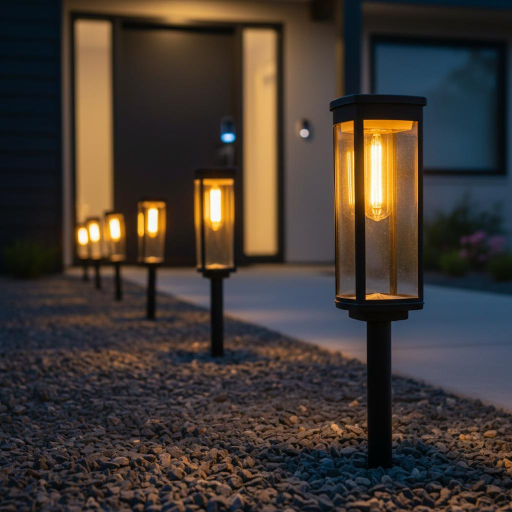
#> input picture IMG-REMINT-v1/CFA-REAL-CREATOR-IMG-1.jpg, 1024 x 1024 px (shown at 1/2 size)
$ python ds_remint_v7_harness.py ../../IMG-REMINT-v1 out
#> lines starting #> are read from the running program, lines starting #| are printed output that depends on the picture
### deepclean-worker/ds_remint_v7.py
"""DS ReMint V7 -- wash once, re-life once, gate everything.

V7 keeps the full-frame Qwen pre-wash (the only proven SynthID carrier
breaker) UNCHANGED, then runs the non-generative camera re-life stack
(camera_relife) to replace the wash's generative fingerprint with camera
statistics, then encodes once and gates the DELIVERED bytes against a
source-aware detector.

Pipeline (default, adaptive):

    decode
      -> input baseline probe (detector on the ORIGINAL, recorded)
      -> pre-wash: ComfyUI purification (adaptive_level 8, process_cap 1536)
         -- identical to the proven live-test pass (SynthID carrier break)
      -> color restore (histogram match to the original)
      -> per-rung: camera re-life preset ladder light -> balanced -> strong
         (escalates ONLY the non-generative acquisition simulation, never
         global downscaling -- v6's destruction ladder is retired)
      -> final tone lock (histogram match to original, final size)
      -> ONE JPEG encode with coherent EXIF (delivered bytes == probed bytes)
      -> final-byte QC (PSNR/SSIM vs original)
      -> source-aware detector gate:
           ai_probability <= ai_threshold
           AND flux-family source <= source_threshold
           AND deepfake <= deepfake_threshold

What V7 deliberately does NOT do: a second generative pass (re-stamps), the
global downscale escalation ladder (dead by launch data), or silently
shipping a known-flagged file (the gate verdict is recorded AND used to pick
the best candidate).
"""

import time
from pathlib import Path

import numpy as np
from PIL import Image

from camera_relife import PRESETS as RELIFE_PRESETS
from camera_relife import apply_camera_relife
from max_cx_remint import _histogram_match
from neural_texture import compare_images
import iphone_exif


DEFAULT_SETTINGS = {
    "enabled": True,
    "engine_mode": "adaptive",        # "adaptive" (detector-gated) | "template"
    # --- wash (unchanged from the proven live-test pass) ---------------------
    "pre_regen": True,
    "regen_level": 8,
    "regen_process_cap": 1536,
    "regen_timeout": 300,
    # --- re-life -------------------------------------------------------------
    "color_restore": True,
    "color_restore_strength": 0.8,
    "relife_ladder": ["light", "balanced", "strong"],
    "template_preset": "balanced",    # single-run preset in template mode
    "max_rungs": 3,
    # --- gate ----------------------------------------------------------------
    "ai_threshold": 0.45,
    "source_threshold": 0.30,         # flux-family attribution ceiling
    "deepfake_threshold": 0.10,
    "min_ssim": 0.80,                 # content-faithfulness floor vs original
    # --- output --------------------------------------------------------------
    "output_target": None,            # None = min(source_long_edge, 1440)
    "jpeg_quality": 94,
    "jpeg_subsampling": "4:2:2",
    "iphone_exif": True,
    "metadata_mode": "device",       # "device" (coherent EXIF) | "minimal" (no EXIF)
    "device": "auto",
    "resolution_mode": "off",
    "x_resolution": 72.0,
    "y_resolution": 72.0,
}

# Source keys that belong to the AuraFlow/Flux VAE family. The launch detector
# attributed our Qwen wash as "flux: 72.5%" -- this is the family to gate.
FLUX_FAMILY_HINTS = ("flux", "auraflow")

# V8 quality floors: the owner-selected trade between quality preservation and
# laundering headroom. Lower SSIM floors allow stronger re-life presets (the
# pixel budget the heavier camera simulation spends), so "strong" buys more
# detector headroom and "studio" buys more fidelity.
V8_QUALITY_FLOOR_PRESETS = {
    "studio": {
        "min_ssim": 0.88,
        "relife_ladder": ["light", "balanced"],
        "label": "Studio (max quality)",
    },
    "high": {
        "min_ssim": 0.85,
        "relife_ladder": ["light", "balanced", "strong"],
        "label": "High",
    },
    "balanced": {
        "min_ssim": 0.82,
        "relife_ladder": ["light", "balanced", "strong"],
        "label": "Balanced (recommended)",
    },
    "strong": {
        "min_ssim": 0.75,
        "relife_ladder": ["balanced", "strong", "ghost"],
        "label": "Strong (max laundering headroom)",
    },
}

# V8.1 quality-first floors: the live V8 data showed full ghost pushing
# source-attribution graders the wrong way. V8.1 routes the ladder through
# ghost_lite (Malvar + noise-floor matching without heavy FPN/hot pixels) so
# quality stays closer to V7 balanced while CFA/noise-mapping graders still
# see camera structure.
V8_1_QUALITY_FLOOR_PRESETS = {
    "studio": {
        "min_ssim": 0.88,
        "relife_ladder": ["light"],
        "label": "Studio (max quality)",
    },
    "high": {
        "min_ssim": 0.85,
        "relife_ladder": ["light", "balanced"],
        "label": "High",
    },
    "balanced": {
        "min_ssim": 0.82,
        "relife_ladder": ["light", "balanced", "ghost_lite"],
        "label": "Balanced (recommended)",
    },
    "strong": {
        "min_ssim": 0.75,
        "relife_ladder": ["balanced", "ghost_lite", "ghost"],
        "label": "Strong (max laundering headroom)",
    },
}


def is_ds_remint_v7(settings):
    return isinstance(settings, dict) and settings.get("mode") == "ds-remint-v7"


def is_ds_remint_v8(settings):
    return isinstance(settings, dict) and settings.get("mode") == "ds-remint-v8"


def is_ds_remint_v8_1(settings):
    return isinstance(settings, dict) and settings.get("mode") == "ds-remint-v8.1"


# [31 lines left out: functions apply_ds_remint_v8, apply_ds_remint_v8_1, not called in this run]


def normalize_ds_remint_v7_settings(settings):
    raw = settings if isinstance(settings, dict) else {}
    sub = {}
    for key in ("ds_remint_v7", "ds_remint_v8", "ds_remint_v8_1"):
        if isinstance(raw.get(key), dict):
            sub = raw[key]
    cfg = dict(DEFAULT_SETTINGS)
    cfg["mode"] = str(raw.get("mode") or "ds-remint-v7")
    cfg["enabled"] = cfg["mode"] in ("ds-remint-v7", "ds-remint-v8", "ds-remint-v8.1")

    engine_mode = str(sub.get("engine_mode", cfg["engine_mode"]))
    cfg["engine_mode"] = engine_mode if engine_mode in ("template", "adaptive") else "adaptive"

    cfg["pre_regen"] = bool(sub.get("pre_regen", cfg["pre_regen"]))
    cfg["regen_level"] = int(_clamp(sub.get("regen_level", cfg["regen_level"]), 3, 10))
    cfg["regen_process_cap"] = int(_clamp(sub.get("regen_process_cap", cfg["regen_process_cap"]), 512, 4096))
    cfg["regen_timeout"] = int(_clamp(sub.get("regen_timeout", cfg["regen_timeout"]), 30, 900))

    cfg["color_restore"] = bool(sub.get("color_restore", cfg["color_restore"]))
    cfg["color_restore_strength"] = float(_clamp(sub.get("color_restore_strength", cfg["color_restore_strength"]), 0.0, 1.0))

    # V8/V8.1 quality floor: applies the floor's min-SSIM + ladder defaults
    # unless explicitly overridden (V7 requests without quality_floor keep the
    # V7 defaults byte-for-byte).
    quality_floor = str(sub.get("quality_floor", ""))
    floors = (
        V8_1_QUALITY_FLOOR_PRESETS
        if cfg["mode"] == "ds-remint-v8.1"
        else V8_QUALITY_FLOOR_PRESETS
    )
    if quality_floor in floors:
        floor = floors[quality_floor]
        cfg["quality_floor"] = quality_floor
        if "min_ssim" not in sub:
            cfg["min_ssim"] = floor["min_ssim"]
        if "relife_ladder" not in sub:
            cfg["relife_ladder"] = list(floor["relife_ladder"])

    ladder = sub.get("relife_ladder", cfg["relife_ladder"])
    if isinstance(ladder, list):
        ladder = [p for p in ladder if p in RELIFE_PRESETS]
    else:
        ladder = []
    cfg["relife_ladder"] = ladder or list(DEFAULT_SETTINGS["relife_ladder"])
    template_preset = str(sub.get("template_preset", cfg["template_preset"]))
    cfg["template_preset"] = template_preset if template_preset in RELIFE_PRESETS else "balanced"
    cfg["max_rungs"] = int(_clamp(sub.get("max_rungs", cfg["max_rungs"]), 1, 5))

    cfg["ai_threshold"] = float(_clamp(sub.get("ai_threshold", cfg["ai_threshold"]), 0.0, 1.0))
    cfg["source_threshold"] = float(_clamp(sub.get("source_threshold", cfg["source_threshold"]), 0.0, 1.0))
    cfg["deepfake_threshold"] = float(_clamp(sub.get("deepfake_threshold", cfg["deepfake_threshold"]), 0.0, 1.0))
    cfg["min_ssim"] = float(_clamp(sub.get("min_ssim", cfg["min_ssim"]), 0.0, 1.0))

    if sub.get("output_target") is not None:
        cfg["output_target"] = int(_clamp(sub["output_target"], 256, 8192))
    else:
        cfg["output_target"] = None

    cfg["jpeg_quality"] = int(_clamp(sub.get("jpeg_quality", cfg["jpeg_quality"]), 60, 100))
    jpeg_subsampling = sub.get("jpeg_subsampling", cfg["jpeg_subsampling"])
    cfg["jpeg_subsampling"] = (
        jpeg_subsampling if jpeg_subsampling in ("4:2:0", "4:2:2", "4:4:4") else "4:2:2"
    )

    cfg["iphone_exif"] = bool(sub.get("iphone_exif", cfg["iphone_exif"]))
    metadata_mode = str(sub.get("metadata_mode", cfg["metadata_mode"]))
    cfg["metadata_mode"] = metadata_mode if metadata_mode in ("device", "minimal") else "device"
    cfg["device"] = str(sub.get("device", cfg["device"]))
    resolution_mode = str(sub.get("resolution_mode", cfg["resolution_mode"]))
    cfg["resolution_mode"] = (
        resolution_mode if resolution_mode in ("off", "standard", "custom") else "off"
    )
    cfg["x_resolution"] = float(_clamp(sub.get("x_resolution", cfg["x_resolution"]), 1, 12000))
    cfg["y_resolution"] = float(_clamp(sub.get("y_resolution", cfg["y_resolution"]), 1, 12000))
    return cfg


def _clamp(value, low, high):
    try:
        parsed = float(value)
    except (TypeError, ValueError):
        return low
    if not np.isfinite(parsed):
        return low
    return max(low, min(high, parsed))


# [5 lines left out: function _seed, not called in this run]


def apply_ds_remint_v7(input_path, output_path, creator_id, settings=None, seed_extra="", detector=None):
    """Full DS ReMint V7 pipeline. Writes the FINAL camera-like JPEG (with
    coherent EXIF when enabled) to output_path and returns a report.

    detector: optional callable(path)->dict for adaptive mode; expected keys
    ai_probability (0-1 or 0-100), watermark_present (bool), sources (dict),
    and optionally deepfake_probability. Without it, adaptive degrades to a
    single balanced template run (never blind escalation).
    """
    cfg = normalize_ds_remint_v7_settings(settings)
    report = {
        "enabled": bool(cfg["enabled"]),
        "pipeline": cfg.get("mode") or "ds_remint_v7",
        "engine": "ds_remint_v7",
        "applied": False,
        "settings": _public_settings(cfg),
        "layers": {},
        "attempts": [],
        "input_baseline": None,
        "quality_floor_gate": {},
        "detector_gate": {"evaluated": False},
    }
    if not cfg["enabled"]:
        return report

    started = time.time()
    original = Image.open(input_path).convert("RGB")
#> original is the input picture: PIL image 1024x1024 RGB; mean R, G, B 65.6, 57.1, 50.7
    src_long = max(original.size)
    report["source_long_edge"] = src_long

    adaptive = cfg["engine_mode"] == "adaptive"
    if adaptive and detector is None:
        report["detector_gate"]["note"] = "no_detector_supplied_degraded_to_single_template_run"
        adaptive = False

    # --- input baseline probe (what the grader reads BEFORE we touch it) ------
    if adaptive:
        baseline_path = str(Path(output_path).with_name(".v7-baseline.jpg"))
        _encode_probe(original, baseline_path, cfg)
        baseline = _safe_detect(detector, baseline_path)
        report["input_baseline"] = baseline
        try:
            Path(baseline_path).unlink()
        except OSError:
            pass

    # --- layer 0: the wash (unchanged SynthID carrier breaker) ---------------
    base = original
    if cfg["pre_regen"]:
        regen_path = Path(output_path).with_name(".v7-regen.png")
        try:
            regen_report = _run_regen(input_path, str(regen_path), cfg, _seed(creator_id, seed_extra, original.size, 900))
            base = Image.open(regen_path).convert("RGB")
            report["layers"]["pre_wash"] = regen_report
        finally:
            try:
                Path(regen_path).unlink()
            except OSError:
                pass

        if cfg["color_restore"]:
            base = _histogram_match(base, original, cfg["color_restore_strength"])
            report["layers"]["color_restore"] = {
                "method": "per_channel_histogram_match_to_original",
                "strength": cfg["color_restore_strength"],
                "reimports_synthid": False,
            }
    else:
        report["layers"]["pre_wash"] = {"applied": False, "reason": "pre_regen_disabled"}

    # --- per-rung camera re-life ladder ---------------------------------------
    rung_count = cfg["max_rungs"] if adaptive else 1
    chosen = None
    for rung_index in range(rung_count):
        preset = (
            cfg["relife_ladder"][min(rung_index, len(cfg["relife_ladder"]) - 1)]
            if adaptive
            else cfg["template_preset"]
        )
        relife_settings = {"mode": "camera-relife", "camera_relife": {"preset": preset}}
        candidate, relife_report = apply_camera_relife(
            base,
            settings=relife_settings,
            creator_id=creator_id,
            seed_extra=f"{seed_extra}:rung{rung_index}",
        )

        original_ref = (
            original
            if original.size == candidate.size
            else original.resize(candidate.size, Image.Resampling.LANCZOS)
        )
        metrics = compare_images(original_ref, candidate)
        floor_ok = float(metrics.get("ssim_luma_window11_mean", 0.0)) >= cfg["min_ssim"]

        attempt = {
            "rung": rung_index,
            "relife_preset": preset,
            "metrics": {
                "psnr": _num(metrics.get("psnr")),
                "ssim": _num(metrics.get("ssim_luma_window11_mean")),
            },
            "quality_floor_ok": floor_ok,
            "relife_report": relife_report,
        }

        detector_ok = None
        verdict = None
        if adaptive:
            probe_path = str(Path(output_path).with_name(".v7-probe.jpg"))
            # Probe bytes == delivered bytes: same quality + subsampling as the
            # final encode (v6 probed q92/4:2:0 but delivered q94/4:2:2).
            _encode_probe(candidate, probe_path, cfg)
            raw = _safe_detect(detector, probe_path)
            verdict = _v7_verdict(raw, cfg)
            detector_ok = verdict["cleared"]
            attempt["detector"] = raw
            attempt["verdict"] = verdict
            attempt["rating_88"] = _rating_88(verdict)
            try:
                Path(probe_path).unlink()
            except OSError:
                pass

        report["attempts"].append(attempt)
        chosen = _keep_better(
            chosen,
            {"image": candidate, "metrics": metrics, "preset": preset,
             "detector_ok": detector_ok, "floor_ok": floor_ok, "verdict": verdict},
        )
        if not adaptive:
            break
        if detector_ok is None:
            # No usable verdict (detector infra error): never blind-escalate.
            break
        if detector_ok and floor_ok:
            break  # minimum intervention that clears -> maximum quality
#> this loop made 1 pass
#> pass 1, in _rotate_crop, `padded = edge_pad(image, pad)`:
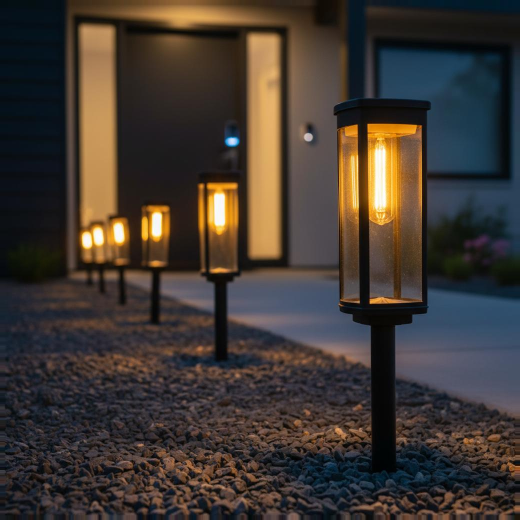
#> padded: PIL image 1040x1040 RGB (shown at 1/2 size); mean R, G, B 64.8, 56.6, 50.5
#> pass 1, in split_channel_blur, `y, cb, cr = image.convert("YCbCr").split()`:
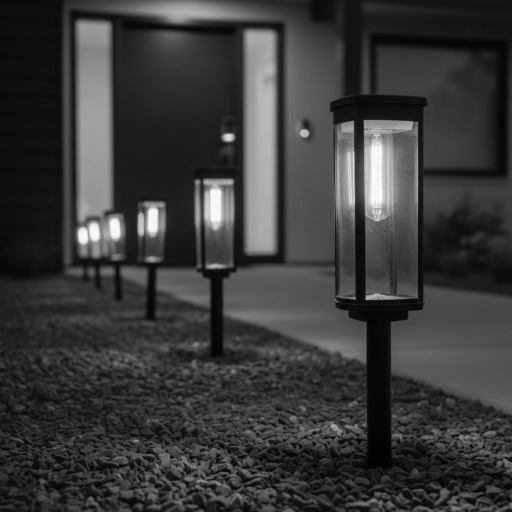
#> y: PIL image 1024x1024 L (shown at 1/2 size); min 0, max 254, mean 58

    final_image = chosen["image"]

    # --- delivery sizing (never upscale past the source) ----------------------
    delivery = cfg["output_target"] or min(src_long, 1440)
#> (the rest of the program and of its run is left out)
